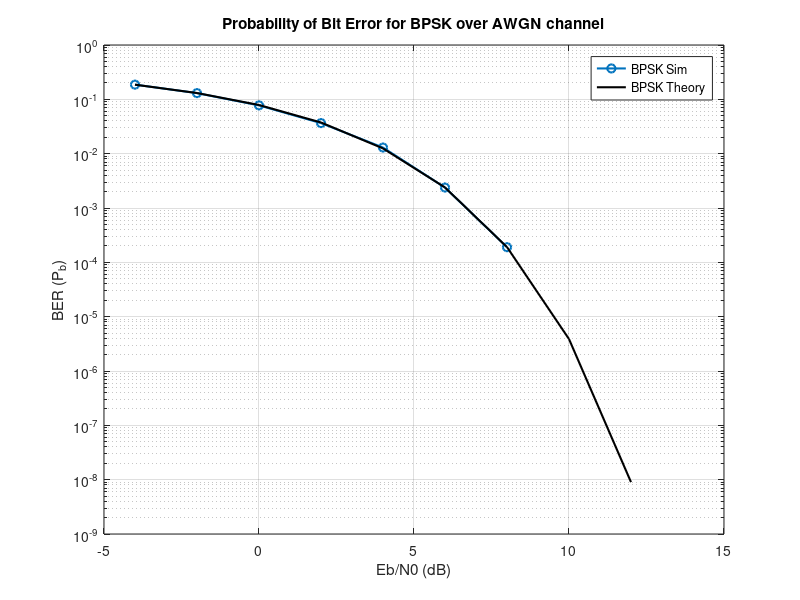
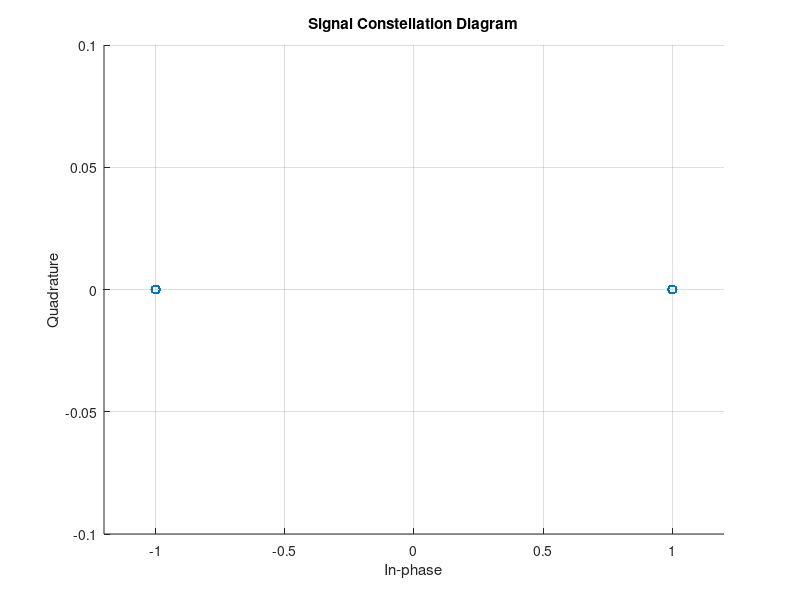

Write MATLAB code to recreate these figures, in order.
clc;
clear;
close all;

N = 1e5;
EbNodB = -4:2:12;

EbNo = 10.^(EbNodB/10);
No = 1./EbNo;

bits = randi([0 1],1,N);
s = 2*bits - 1;

BER_Sim = zeros(size(EbNodB));

for i = 1:length(EbNodB)
    
    noise = sqrt(No(i)/2) * randn(1,N);
    r = s + noise;
    
    bits_detected = r > 0;
    
    BER_Sim(i) = sum(bits ~= bits_detected)/N;
    
end

BER_theory = qfunc(sqrt(2*EbNo));

figure;
semilogy(EbNodB, BER_Sim, 'o-', 'LineWidth', 1.5);
hold on;
semilogy(EbNodB, BER_theory, 'k-', 'LineWidth', 1.5);

xlabel('Eb/N0 (dB)');
ylabel('BER (P_b)');
title('Probability of Bit Error for BPSK over AWGN channel');
legend('BPSK Sim', 'BPSK Theory');
grid on;

% Constellation Diagram
figure;
scatter(real(s), imag(s), 'b*');
xlabel('In-phase');
ylabel('Quadrature');
title('Signal Constellation Diagram');
axis([-1.2 1.2 -0.1 0.1]);
grid on;
